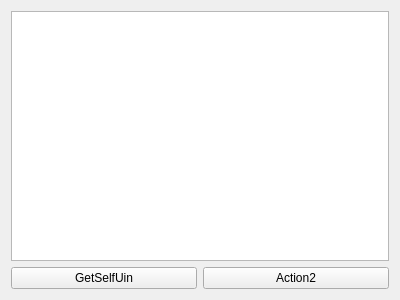
<?xml version="1.0" encoding="UTF-8"?>
<ui version="4.0">
 <class>Form</class>
 <widget class="QWidget" name="Form">
  <property name="geometry">
   <rect>
    <x>0</x>
    <y>0</y>
    <width>400</width>
    <height>300</height>
   </rect>
  </property>
  <property name="windowTitle">
   <string>Form</string>
  </property>
  <layout class="QVBoxLayout" name="verticalLayout">
   <item>
    <widget class="QListWidget" name="listWidget"/>
   </item>
   <item>
    <layout class="QHBoxLayout" name="horizontalLayout">
     <item>
      <widget class="QPushButton" name="pushButton">
       <property name="text">
        <string>GetSelfUin</string>
       </property>
      </widget>
     </item>
     <item>
      <widget class="QPushButton" name="pushButton_2">
       <property name="text">
        <string>Action2</string>
       </property>
      </widget>
     </item>
    </layout>
   </item>
  </layout>
 </widget>
 <resources/>
 <connections/>
</ui>
